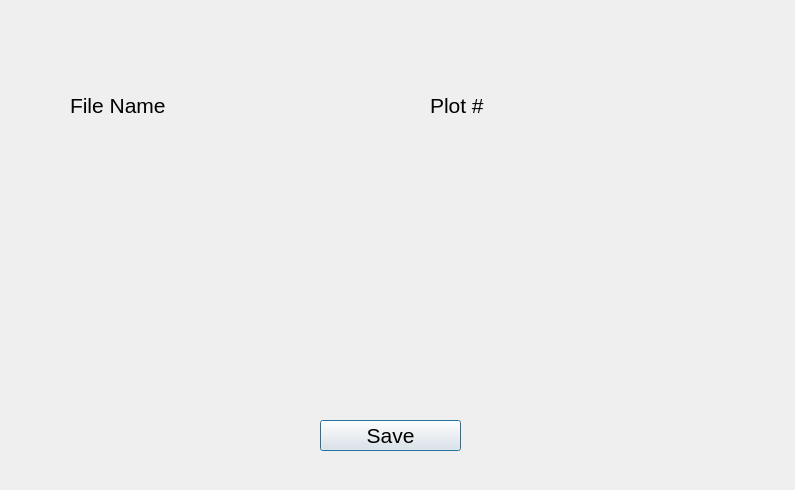
<?xml version="1.0" encoding="UTF-8"?>
<ui version="4.0">
 <class>Dialog</class>
 <widget class="QDialog" name="Dialog">
  <property name="geometry">
   <rect>
    <x>0</x>
    <y>0</y>
    <width>795</width>
    <height>490</height>
   </rect>
  </property>
  <property name="windowTitle">
   <string>Dialog</string>
  </property>
  <widget class="QLabel" name="label">
   <property name="geometry">
    <rect>
     <x>70</x>
     <y>90</y>
     <width>171</width>
     <height>31</height>
    </rect>
   </property>
   <property name="font">
    <font>
     <pointsize>16</pointsize>
    </font>
   </property>
   <property name="text">
    <string>File Name</string>
   </property>
  </widget>
  <widget class="QLabel" name="label_2">
   <property name="geometry">
    <rect>
     <x>430</x>
     <y>90</y>
     <width>111</width>
     <height>31</height>
    </rect>
   </property>
   <property name="font">
    <font>
     <pointsize>16</pointsize>
    </font>
   </property>
   <property name="text">
    <string>Plot #</string>
   </property>
  </widget>
  <widget class="QPushButton" name="save_file_name_button">
   <property name="geometry">
    <rect>
     <x>320</x>
     <y>420</y>
     <width>141</width>
     <height>31</height>
    </rect>
   </property>
   <property name="font">
    <font>
     <pointsize>16</pointsize>
    </font>
   </property>
   <property name="text">
    <string>Save</string>
   </property>
  </widget>
 </widget>
 <resources/>
 <connections/>
</ui>
